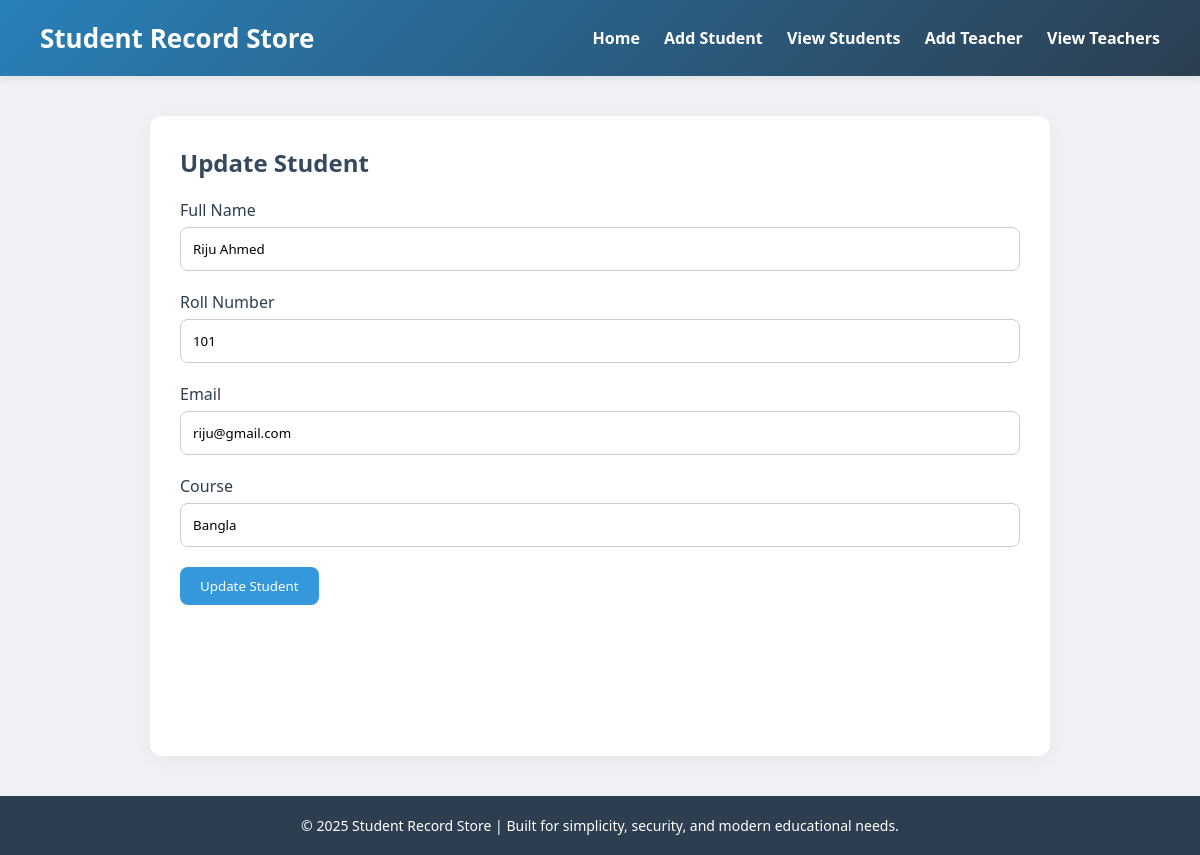
/updateStudent/1/, run on the app's committed database.
### studentApp/models.py (models this page shows)
class studentModel(models.Model):
    Student_Name = models.CharField(max_length=100)
    Student_Roll_No = models.CharField(max_length=20, unique=True)
    Student_Email = models.EmailField(max_length=100, unique=True)
    Student_Course = models.CharField(max_length=100)

### studentProject/views.py (the view, shortened to what this page needs)
# urls.py: path('updateStudent/<int:myid>/', updateStudent, name='updateStudent'),
def updateStudent(request, myid):
    context = {
        'students': studentModel.objects.get(id=myid)
    }
    return render(request, 'updateStudent.html', context)

### Template/updateStudent.html (shortened to what this page needs)
{% extends 'master.html' %}
{% block body %}
  <div class="container">
    <h2>Update Student</h2>
    <form action="" method="POST" id="studentForm">
      <div class="form-group">
        <label for="name">Full Name</label>
        <input type="text" id="name" name="Student_Name" value="{{students.Student_Name}}" required />
      </div>
      <div class="form-group">
        <label for="roll">Roll Number</label>
        <input type="text" id="roll" name="Student_roll" value="{{students.Student_Roll_No}}" required />
      </div>
      <div class="form-group">
        <label for="email">Email</label>
        <input type="email" id="email" name="Student_email" value="{{students.Student_Email}}" required />
      </div>
      <div class="form-group">
        <label for="course">Course</label>
        <input type="text" id="course" name="Student_course" value="{{students.Student_Course}}" required />
      </div>
      <button type="submit">Update Student</button>
    </form>
  </div>
{% endblock body %}

### Template/master.html (style rules this page uses)
* { margin: 0; padding: 0; box-sizing: border-box; font-family: 'Segoe UI', Tahoma, Geneva, Verdana, sans-serif; }
body { background: #f0f2f5; color: #2c3e50; }
.container { max-width: 900px; margin: 40px auto; padding: 30px; background: #fff; border-radius: 12px; box-shadow: 0 4px 20px rgba(0, 0, 0, 0.05); height: 80vh; }
h2 { margin-bottom: 20px; color: #34495e; }
.form-group { margin-bottom: 20px; }
.form-group label { display: block; margin-bottom: 6px; font-weight: 500; }
.form-group input { width: 100%; padding: 12px; border: 1px solid #ccc; border-radius: 8px; transition: border-color 0.3s; }
button { padding: 10px 20px; background: #3498db; color: #fff; border: none; border-radius: 8px; cursor: pointer; }

### data on the page
studentModel: Student_Name "Riju Ahmed", Student_roll "101", Student_email "riju@gmail.com", Student_course "Bangla"
